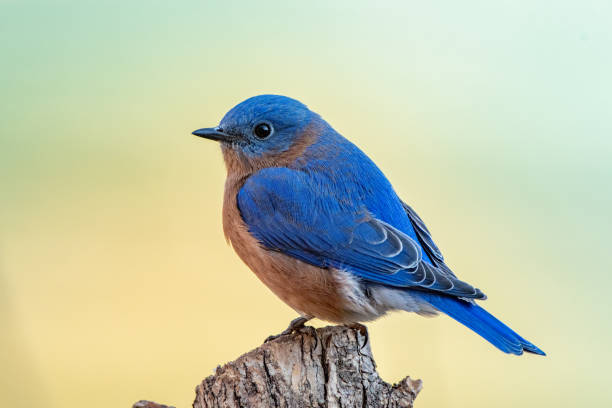
#> input picture Basic_opencv/bird.jpg, 612 x 408 px
$ python ColourSpace.py
#> lines starting #> are read from the running program, lines starting #| are printed output that depends on the picture
import cv2
import os

img_path = os.path.join('.', 'bird.jpg')
img = cv2.imread(img_path)
#> img is the input picture: shape (408, 612, 3); mean B, G, R 173, 198.9, 192.5


img_grey = cv2.cvtColor(img, cv2.COLOR_BGR2GRAY)
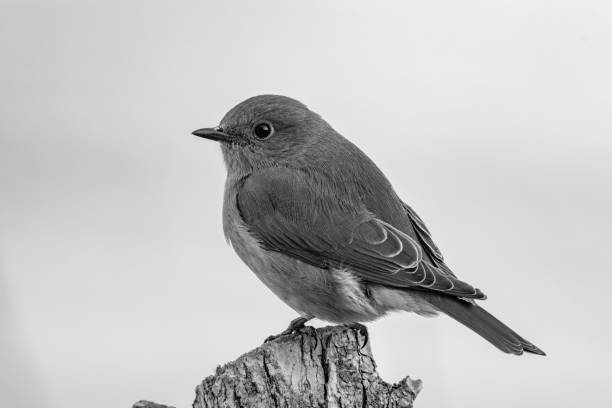
#> img_grey: shape (408, 612); min 0, max 251, mean 194.1
img_hsv = cv2.cvtColor(img, cv2.COLOR_BGR2HSV)
#> img_hsv: shape (408, 612, 3); mean H, S, V 48.6, 68.7, 212.9

cv2.imshow("image", img)
cv2.imshow("image_hsv", img_hsv)
# cv2.imshow("image_grey", img_grey)
cv2.waitKey(0)

$ run again, with Basic_opencv/whiteboard.png saved as Basic_opencv/bird.jpg
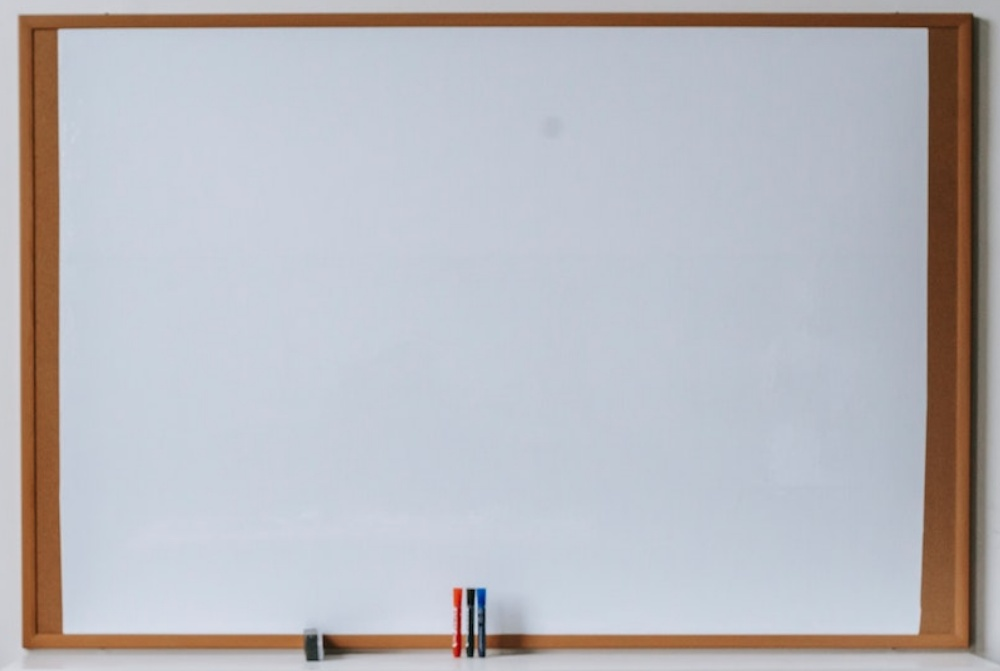
#> input picture Basic_opencv/whiteboard.png, 1000 x 671 px
#> img is the input picture: shape (671, 1000, 3); mean B, G, R 189, 183.9, 184.3
#> `img_grey = cv2.cvtColor(img, cv2.COLOR_BGR2GRAY)`:
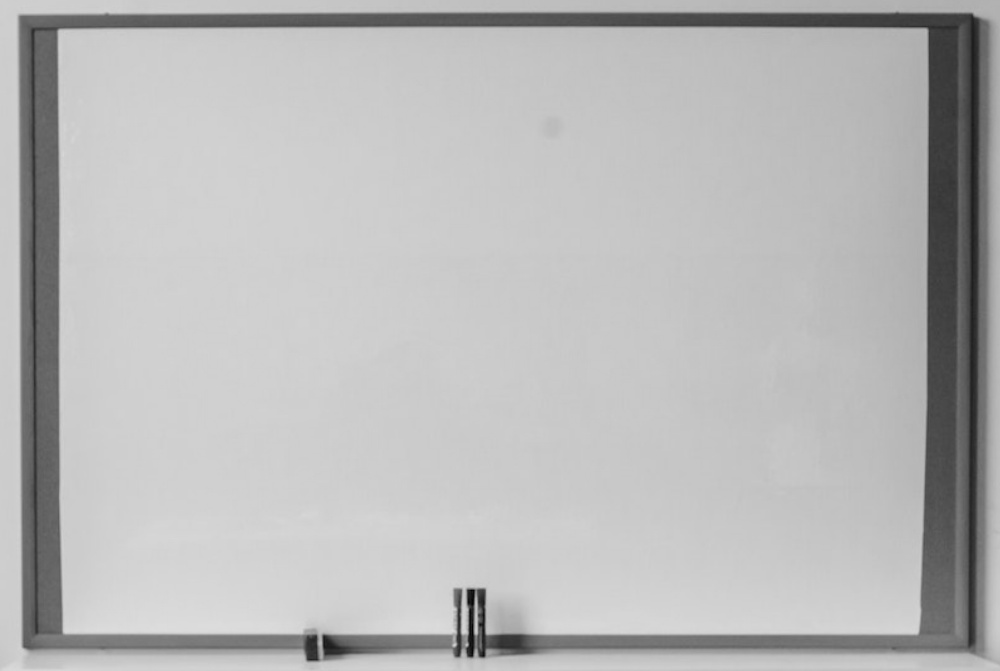
#> img_grey: shape (671, 1000); min 3, max 221, mean 184.7
#> img_hsv: shape (671, 1000, 3); mean H, S, V 94.3, 37.9, 199
